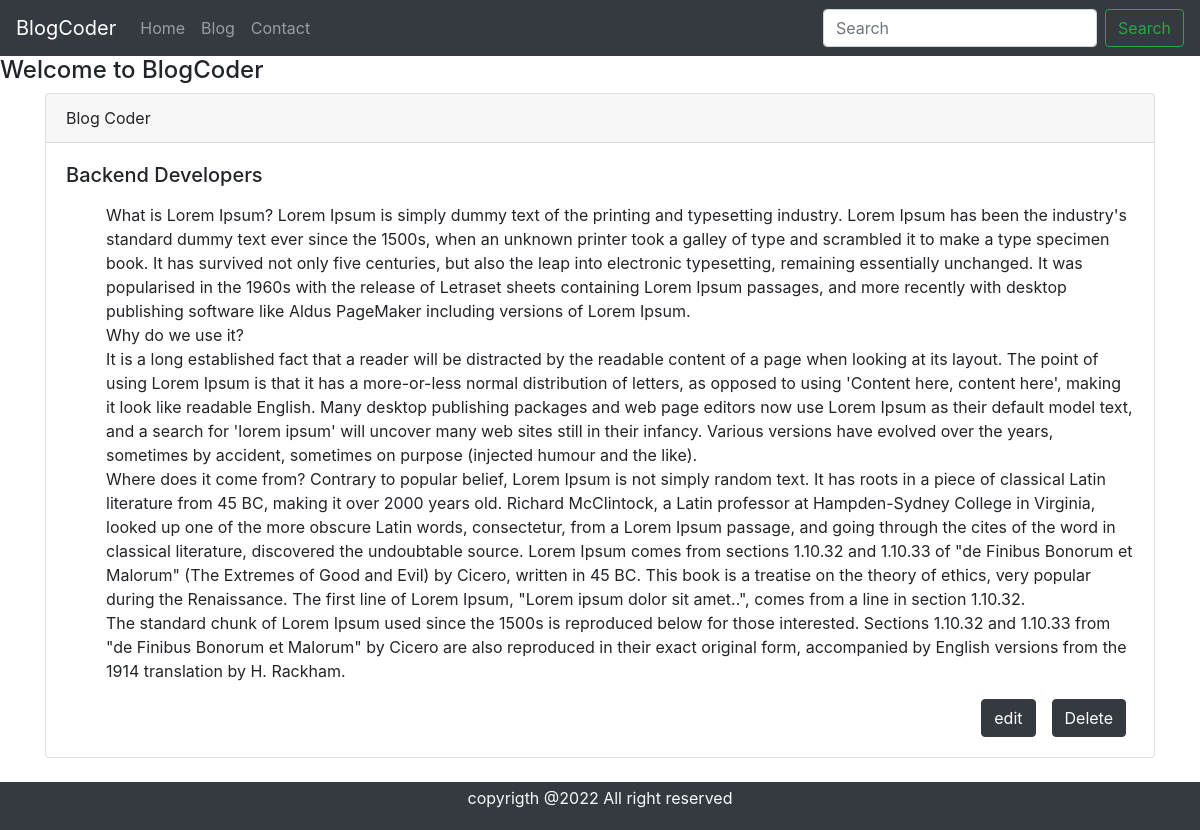
Page /blogpost/backend-developers on the committed database.
### blog/models.py (models this page shows, shortened)
class Blog(models.Model):
	sno = models.AutoField(primary_key=True)
	title = models.CharField(max_length=200)
	content = models.TextField(null=True, blank=True)
	short_desc = models.CharField(max_length=250, default="", null=True, blank=True)
	slug = models.CharField(max_length=100)
	time = models.DateTimeField(auto_now_add=True)

### blog/views.py (the view)
# urls.py: path('blogpost/<str:slug>', views.blogpost, name='blogpost'),
def blogpost(request, slug):
	blog = Blog.objects.filter(slug = slug ).first()
	context = {'blog':blog}
	return render(request, 'blogpost.html', context)

### templates/blogpost.html (shortened to what this page needs)
{% extends 'base.html' %}
{% block body %}
<h4> Welcome to BlogCoder </h4>
<div class="container">
 <div class="card">
  <div class="card-header">
    Blog Coder
  </div>
  <div class="card-body">
    <h5 class="card-title">{{blog.title}}</h5>
    <p class="card-text">{{blog.content|safe}}</p>
    <a href="#" class="btn btn-dark float-right mx-2" type="button">Delete</a>
        <a href="editblog/{{blog.sno}}" class="btn btn-dark float-right mx-2" type="button">edit</a>
  </div>
</div>
</div>
<br>
 {% endblock body %}

### rows in the picture
Blog: title "Backend Developers", content "What is Lorem Ipsum? Lorem Ipsum is simply dummy text of the printing and typesetting industry. Lorem Ipsum has been the industry's standard dummy text ever since the 1500s, when an unknown printer took a galley of type and scrambled it to make a type specimen book. It has survived not only five centuries, but also the leap into electronic typesetting, remaining essentially unchanged. It was popularised in the 1960s with the release of Letraset sheets containing Lorem Ipsum passages, and more recently with desktop publishing software like Aldus PageMaker including versions of Lorem Ipsum. Why do we use it? It is a long established fact that a reader will be distracted by the readable…"
